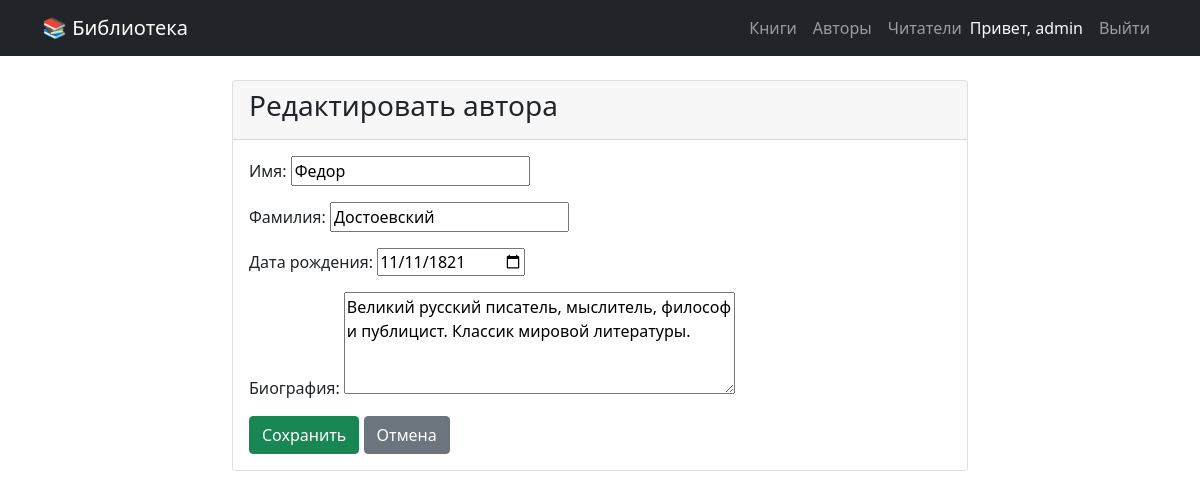
Screenshot of /authors/1/edit/ (signed in) with the database file from the repository.
### library/models.py (models this page shows, shortened)
class Author(models.Model):
    first_name = models.CharField('Имя', max_length=100)
    last_name = models.CharField('Фамилия', max_length=100)
    birth_date = models.DateField('Дата рождения', null=True, blank=True)
    bio = models.TextField('Биография', blank=True)
    class Meta:
        verbose_name = 'Автор'
        verbose_name_plural = 'Авторы'

### library/views.py (the view)
# urls.py: path('authors/<int:pk>/edit/', views.author_edit_view, name='author_edit'),
@login_required
@user_passes_test(is_admin)
def author_edit_view(request, pk):
    author = get_object_or_404(Author, pk=pk)
    if request.method == 'POST':
        form = AuthorForm(request.POST, instance=author)
        if form.is_valid():
            form.save()
            messages.success(request, 'Автор успешно обновлен!')
            return redirect('library:author_detail', pk=author.pk)
    else:
        form = AuthorForm(instance=author)
    return render(request, 'library/author_form.html', {'form': form, 'title': 'Редактировать автора'})

### library/forms.py
class AuthorForm(forms.ModelForm):
    class Meta:
        model = Author
        fields = ['first_name', 'last_name', 'birth_date', 'bio']
        widgets = {
            'birth_date': forms.DateInput(attrs={'type': 'date'}),
            'bio': forms.Textarea(attrs={'rows': 4}),
        }

### library/views.py (called while the page is built)
def is_admin(user):
    return user.is_authenticated and (user.is_superuser or user.groups.filter(name='Администратор').exists())

### library/templates/library/author_form.html (shortened to what this page needs)
{% extends 'library/base.html' %}
{% block content %}
<div class="row justify-content-center">
    <div class="col-md-8">
        <div class="card">
            <div class="card-header">
                <h3>{{ title }}</h3>
            </div>
            <div class="card-body">
                <form method="post">
                    {{ form.as_p }}
                    <button type="submit" class="btn btn-success">Сохранить</button>
                    <a href="{% url 'library:author_list' %}" class="btn btn-secondary">Отмена</a>
                </form>
            </div>
        </div>
    </div>
</div>
{% endblock %}

### library/templates/library/base.html (shortened to what this page needs)
<!DOCTYPE html>
<html lang="ru">
<head>
    <link href="https://cdn.jsdelivr.net/npm/bootstrap@5.1.3/dist/css/bootstrap.min.css" rel="stylesheet">
</head>
<body>
    <nav class="navbar navbar-expand-lg navbar-dark bg-dark">
        <div class="container">
            <a class="navbar-brand" href="{% url 'library:home' %}">📚 Библиотека</a>
            <div class="navbar-nav ms-auto">
                <a class="nav-link" href="{% url 'library:book_list' %}">Книги</a>
                <a class="nav-link" href="{% url 'library:author_list' %}">Авторы</a>
                <a class="nav-link" href="{% url 'library:reader_list' %}">Читатели</a>
                {% if user.is_authenticated %}
                    <span class="navbar-text text-light me-2">Привет, {{ user.username }}</span>
                    <a class="nav-link" href="{% url 'library:logout' %}">Выйти</a>
                {% else %}
                    <a class="nav-link" href="{% url 'library:login' %}">Войти</a>
                    <a class="nav-link" href="{% url 'library:register' %}">Регистрация</a>
                {% endif %}
            </div>
        </div>
    </nav>
    <div class="container mt-4">
        {% block content %}
        {% endblock %}
    </div>
</body>
</html>

### rows the page displays
Author: first_name "Федор", last_name "Достоевский", birth_date "11/11/1821", bio "Великий русский писатель, мыслитель, философ и публицист. Классик мировой литературы."

### other values shown
{{ user.username }} "admin"
{{ title }} "Редактировать автора"
